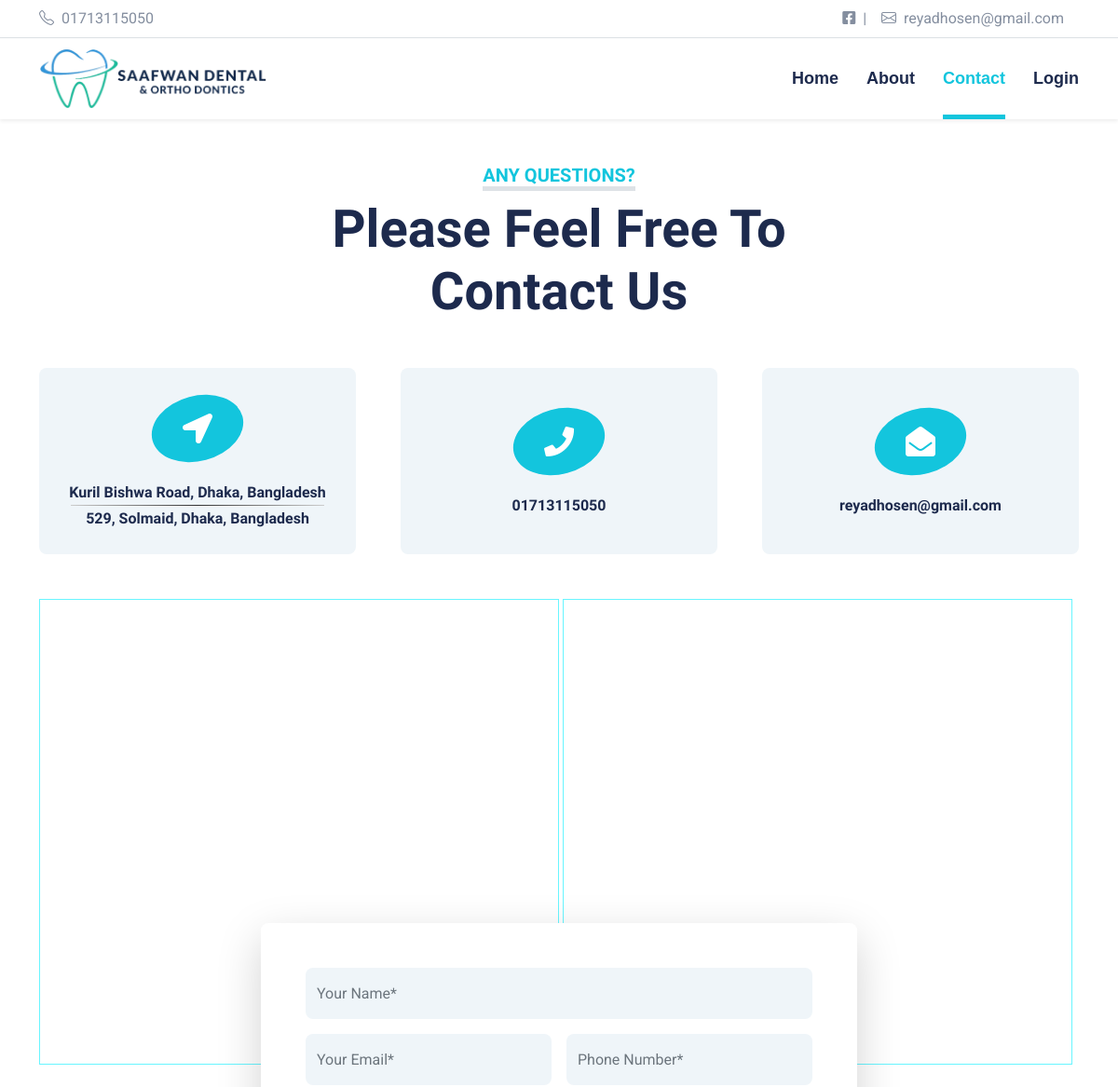
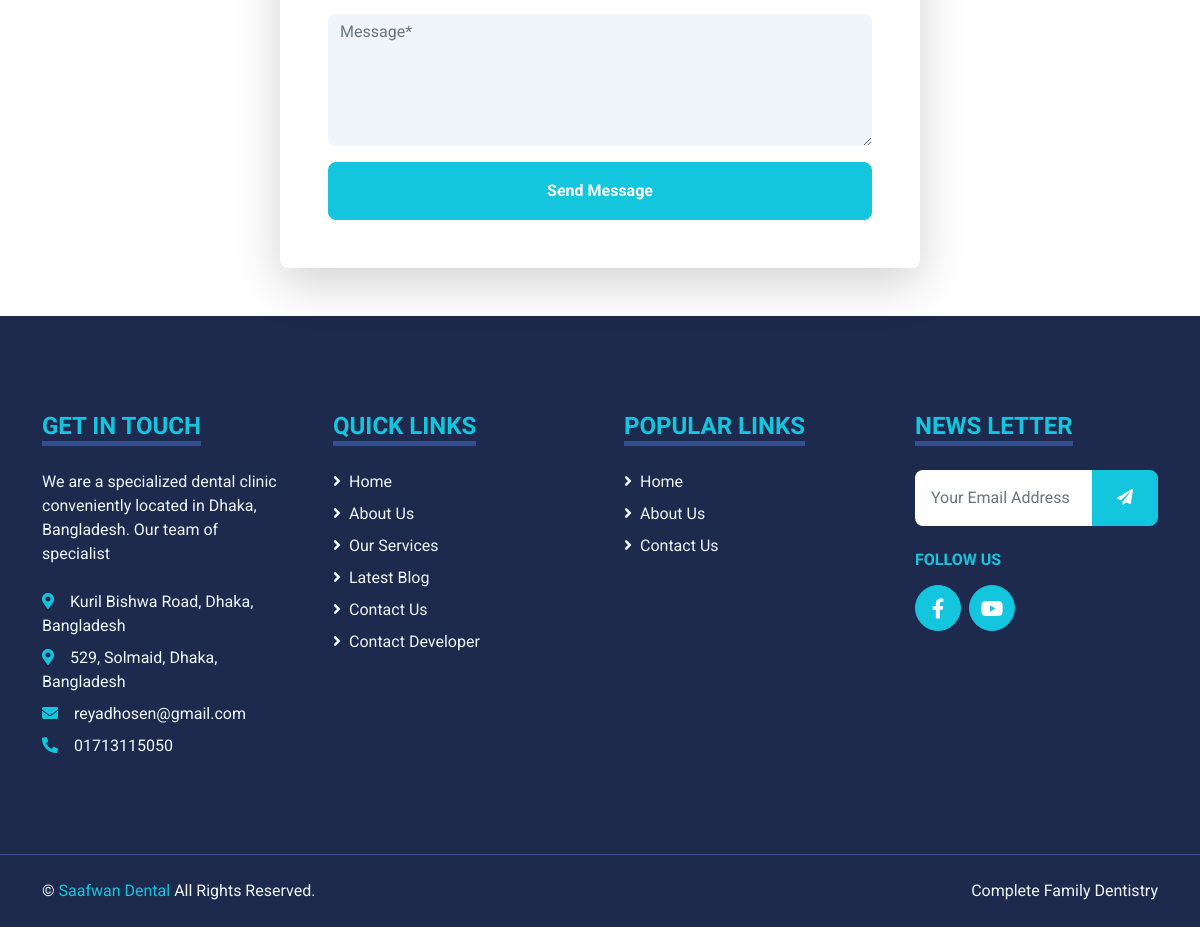
Before: /view/contact.php with the older database file (2 pictures, top to bottom).
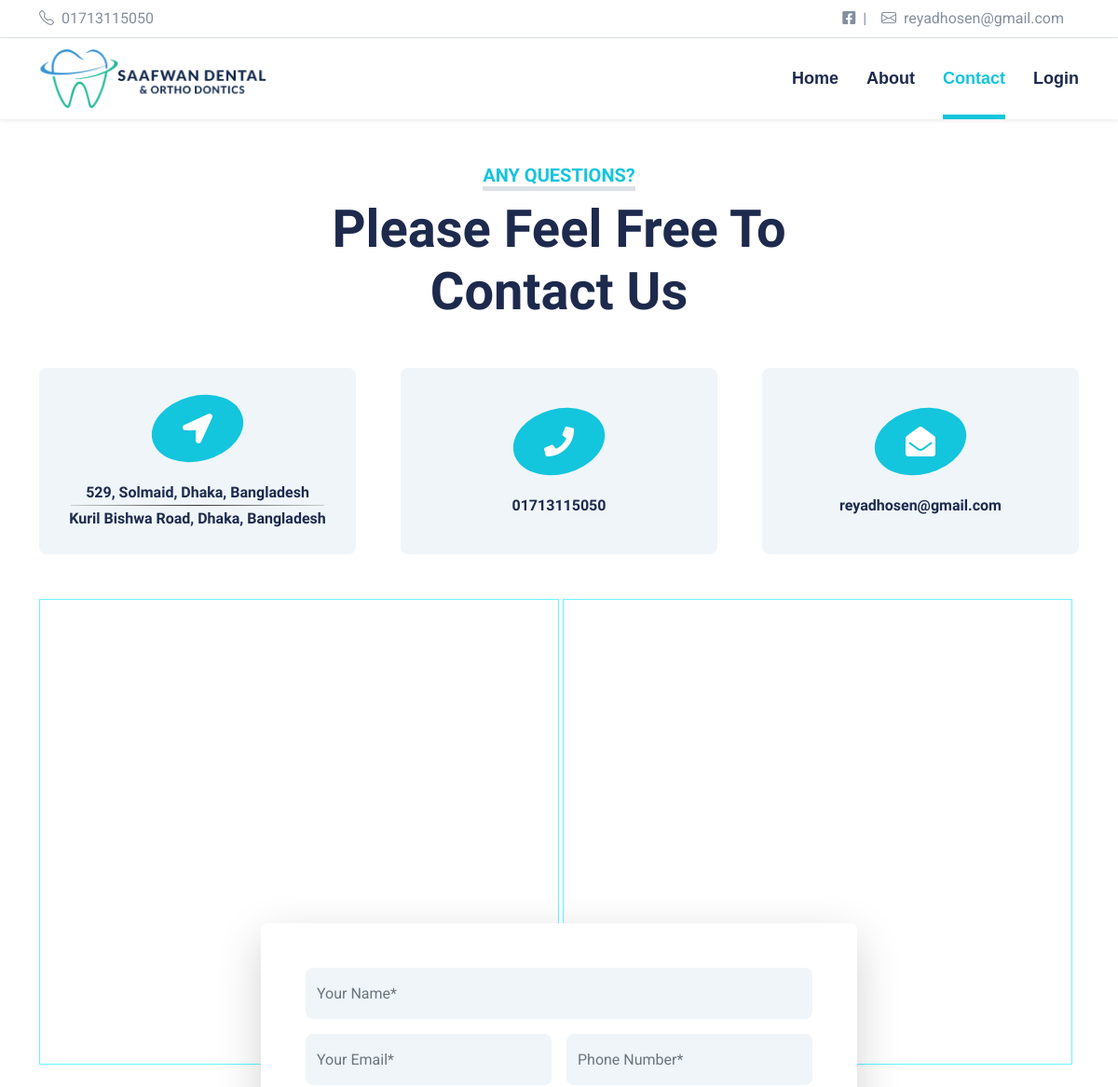
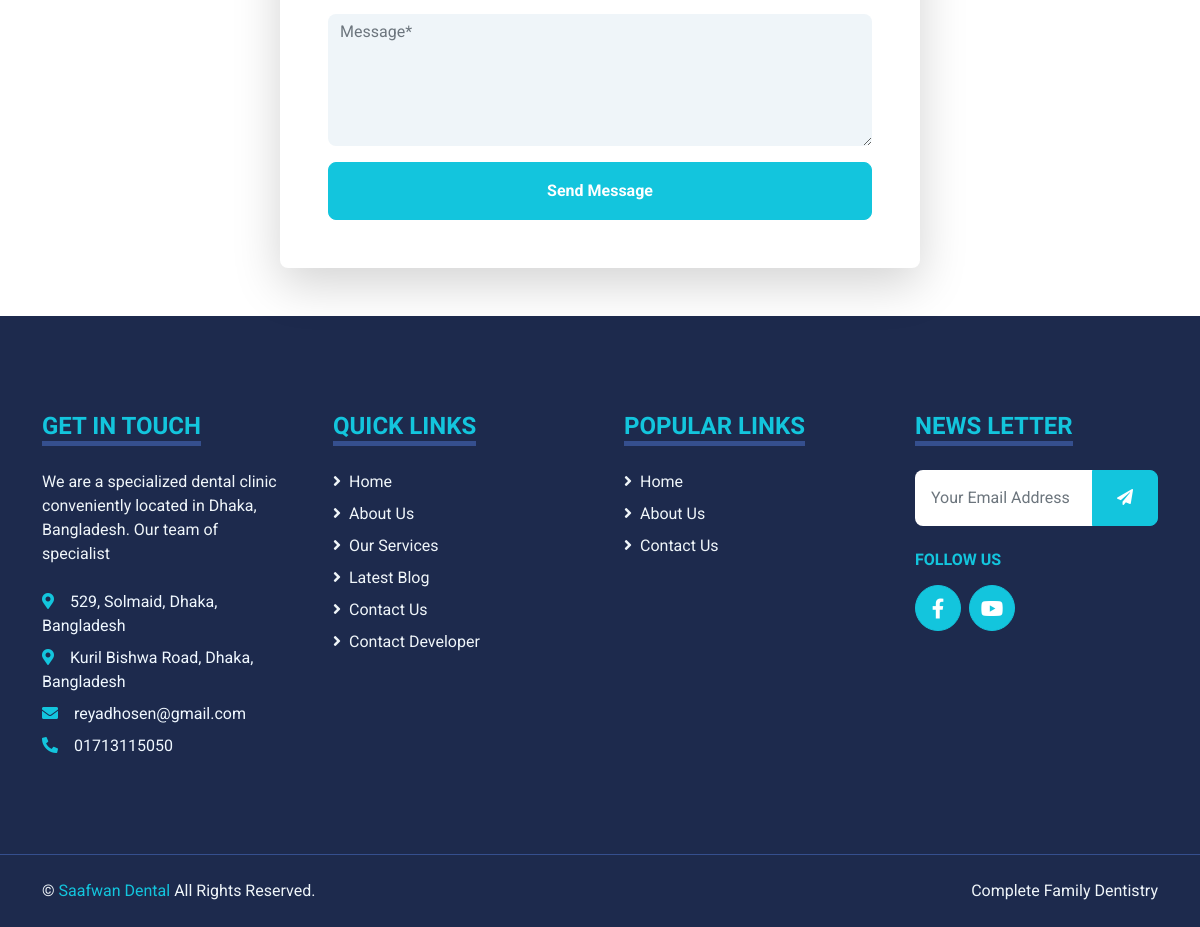
After: the same page with the newer database file (2 pictures, top to bottom).
### tables this page shows
CREATE TABLE `doctors` (
  `id` int(11) NOT NULL,
  `name` varchar(50) NOT NULL,
  `email` varchar(50) NOT NULL,
  `phone` varchar(20) NOT NULL,
  `password` varchar(20) NOT NULL,
  `created_at` date DEFAULT NULL,
  `deleted_at` date DEFAULT NULL,
  `chamber1` varchar(250) NOT NULL,
  `chamber2` varchar(250) DEFAULT NULL
);

### View/contact.php (the view, shortened to what this page needs)
<!DOCTYPE html>
<html lang="en">
<head>
    <link href="https://cdnjs.cloudflare.com/ajax/libs/font-awesome/5.15.0/css/all.min.css" rel="stylesheet">
    <link href="https://cdn.jsdelivr.net/npm/bootstrap-icons@1.4.1/font/bootstrap-icons.css" rel="stylesheet">
    <link href="../Assets/lib/owlcarousel/assets/owl.carousel.min.css" rel="stylesheet">
    <link href="../Assets/lib/tempusdominus/css/tempusdominus-bootstrap-4.min.css" rel="stylesheet" />
    <link href="../Assets/css/bootstrap.min.css" rel="stylesheet">
    <link href="../Assets/css/style.css" rel="stylesheet">
</head>
<body>
    <?php include("./components/header.php") ?>
    <div class="container-fluid sticky-top bg-white shadow-sm">
        <div class="container">
            <nav class="navbar navbar-expand-lg bg-white navbar-light py-3 py-lg-0">
                <a href="../" class="navbar-brand">
                    <img src="../Assets/img/saafwanLogo.png" alt="saafwan" width="250">
                </a>
                <div class="collapse navbar-collapse" id="navbarCollapse">
                    <div class="navbar-nav ms-auto py-0">
                        <a href="../" class="nav-item nav-link">Home</a>
                        <a href="about.php" class="nav-item nav-link">About</a>
                        <a href="contact.php" class="nav-item nav-link active">Contact</a>
                        <a href="login.php" class="nav-item nav-link">Login</a>
                    </div>
                </div>
            </nav>
        </div>
    </div>
    <div class="container-fluid pt-5">
        <div class="container">
            <div class="text-center mx-auto mb-5" style="max-width: 500px;">
                <h5 class="d-inline-block text-primary text-uppercase border-bottom border-5">Any Questions?</h5>
                <h1 class="display-4">Please Feel Free To Contact Us</h1>
            </div>
            <div class="row g-5 mb-5">
                <div class="col-lg-4">
                    <div class="bg-light rounded d-flex flex-column align-items-center justify-content-center text-center" style="height: 200px;">
                        <div class="d-flex align-items-center justify-content-center bg-primary rounded-circle mb-4" style="width: 100px; height: 70px; transform: rotate(-15deg);">
                            <i class="fa fa-2x fa-location-arrow text-white" style="transform: rotate(15deg);"></i>
                        </div>
                        <a href="https://goo.gl/maps/F2NVNdZatgLU3zuz6?coh=178571&entry=tt">
                            <h6 class="mb-0"><?php echo $doc["chamber1"] ?></h6>
                        </a>
                        <div class="my-1" style="border: 0; width: 80%; height: 1px;background: #333; background-image: linear-gradient(to right, #ccc, #333, #ccc);"></div>
                        <a href="https://goo.gl/maps/UNbvXS7gSgkVrHSc9?coh=178571&entry=tt">
                            <h6 class="mb-0"><?php echo $doc["chamber2"] ?></h6>
                        </a>
                    </div>
                </div>
                <div class="col-lg-4">
                    <a href="tel:<?php echo $doc["phone"] ?>">
                        <div class="bg-light rounded d-flex flex-column align-items-center justify-content-center text-center" style="height: 200px;">
                            <div class="d-flex align-items-center justify-content-center bg-primary rounded-circle mb-4" style="width: 100px; height: 70px; transform: rotate(-15deg);">
                                <i class="fa fa-2x fa-phone text-white" style="transform: rotate(15deg);"></i>
                            </div>
                            <h6 class="mb-0"><?php echo $doc["phone"] ?></h6>
                        </div>
                    </a>
                </div>
                <div class="col-lg-4">
                    <a href="mailto:<?php echo $doc["email"] ?>">
                        <div class="bg-light rounded d-flex flex-column align-items-center justify-content-center text-center" style="height: 200px;">
                            <div class="d-flex align-items-center justify-content-center bg-primary rounded-circle mb-4" style="width: 100px; height: 70px; transform: rotate(-15deg);">
                                <i class="fa fa-2x fa-envelope-open text-white" style="transform: rotate(15deg);"></i>
                            </div>
                            <h6 class="mb-0"><?php echo $doc["email"] ?></h6>
                        </div>
                    </a>
                </div>
            </div>
            <div class="row">
                <div class="col-12" style="height: 500px;" id="location-map">
                    <div class="position-relative h-100">
                        <iframe class="position-relative h-100" src="https://www.google.com/maps/embed?pb=!1m18!1m12!1m3!1d912.5262092333888!2d90.42075776961188!3d23.814870798664167!2m3!1f0!2f0!3f0!3m2!1i1024!2i768!4f13.1!3m3!1m2!1s0x3755c6520d69b317%3A0x8c0b407d9eb44919!2sSaafwan%20Dental%20and%20Ortho%20Dontics!5e0!3m2!1sen!2sbd!4v1685219112880!5m2!1sen!2sbd" frameborder="0" style="border:1px solid rgb(104, 245, 255); width:50%" allowfullscreen="" aria-hidden="false" tabindex="0"></iframe>
                        <iframe class="position-relative h-100" src="https://www.google.com/maps/embed?pb=!1m18!1m12!1m3!1d3650.270250965426!2d90.42859447575232!3d23.80898717863042!2m3!1f0!2f0!3f0!3m2!1i1024!2i768!4f13.1!3m3!1m2!1s0x3755c77c70a7d73f%3A0x13b6c94f7409f500!2sSaafwan%20Dental!5e0!3m2!1sen!2sbd!4v1685219171586!5m2!1sen!2sbd" frameborder="0" style="border:1px solid rgb(104, 245, 255); width:49%" allowfullscreen="" aria-hidden="false" tabindex="0"></iframe>
                    </div>
                </div>
            </div>
            <div class="row justify-content-center position-relative" style=" z-index: 1;" id="send-msg">
                <div class="col-lg-8">
                    <div class="bg-white shadow-lg rounded p-5 m-5 mb-0">
                        <form action="../Controller/anonymous/contactController.php" method="POST">
                            <div class="row g-3">
                                <div class="col-12 col-sm-12">
                                    <input type="text" class="form-control bg-light border-0" name="name" placeholder="Your Name*" style="height: 55px;" required>
                                </div>
                                <div class="col-12 col-sm-6">
                                    <input type="email" class="form-control bg-light border-0" name="email" placeholder="Your Email*" style="height: 55px;" required>
                                </div>
                                <div class="col-12 col-sm-6">
                                    <input type="text" class="form-control bg-light border-0" name="phone" placeholder="Phone Number*" style="height: 55px;" required>
                                </div>
                                <div class="col-12">
                                    <textarea class="form-control bg-light border-0" name="message" rows="5" placeholder="Message*" required></textarea>
                                </div>
                                <div class="col-12">
                                    <button class="btn btn-primary w-100 py-3" type="submit">Send Message</button>
                                </div>
                            </div>
                        </form>
                    </div>
                </div>
            </div>
        </div>
    </div>
    <?php include('./components/footer.php') ?>
</body>
</html>

### View/components/header.php (shortened to what this page needs)
<?php
$db = connect();
$sql = "SELECT * FROM doctors where id = 1";
$doc = $db->query($sql)->fetch_assoc();
?>
<div class="container-fluid py-2 border-bottom d-none d-lg-block">
    <div class="container">
        <div class="row">
            <div class="col-md-6 text-center text-lg-start mb-2 mb-lg-0">
                <div class="d-inline-flex align-items-center">
                    <a class="text-decoration-none text-body pe-3" href="tel:<?php echo $doc["phone"] ?>"><i class="bi bi-telephone me-2"></i><?php echo $doc["phone"] ?></a>
                </div>
            </div>
            <div class="col-md-6 text-center text-lg-end">
                <div class="d-inline-flex align-items-center">
                    <a class="text-body px-2" href="https://www.facebook.com/SaafwanDentalClinic">
                        <i class="fab fa-facebook-square"></i>
                    </a>
                    <span class="text-body">|</span>
                    <a class="text-decoration-none text-body px-3" href="mailto:<?php echo $doc["email"] ?>"><i class="bi bi-envelope me-2"></i><?php echo $doc["email"] ?></a>
                </div>
            </div>
        </div>
    </div>
</div>

### View/components/footer.php (shortened to what this page needs)
<div class="container-fluid bg-dark text-light mt-5 py-5">
    <div class="container py-5">
        <div class="row g-5">
            <div class="col-lg-3 col-md-6">
                <h4 class="d-inline-block text-primary text-uppercase border-bottom border-5 border-secondary mb-4">Get In Touch</h4>
                <p class="mb-4">We are a specialized dental clinic conveniently located in Dhaka, Bangladesh. Our team of specialist</p>
                <p class="mb-2">
                    <a href="https://goo.gl/maps/F2NVNdZatgLU3zuz6?coh=178571&entry=tt" style="color: aliceblue;"><i class="fa fa-map-marker-alt text-primary me-3"></i><?php echo $doc["chamber1"] ?></a>
                </p>
                <p class="mb-2">
                    <a href="https://goo.gl/maps/UNbvXS7gSgkVrHSc9?coh=178571&entry=tt" style="color: aliceblue;"><i class="fa fa-map-marker-alt text-primary me-3"></i><?php echo $doc["chamber2"] ?></a>
                </p>
                <p class="mb-2"><a href="mailto:<?php echo $doc["email"] ?>" style="color: aliceblue;"><i class="fa fa-envelope text-primary me-3"></i><?php echo $doc["email"] ?></a></p>
                <p class="mb-0"><a href="tel:<?php echo $doc["phone"] ?>" style="color: aliceblue;"><i class="fa fa-phone-alt text-primary me-3"></i><?php echo $doc["phone"] ?></a></p>
            </div>
            <div class="col-lg-3 col-md-6">
                <h4 class="d-inline-block text-primary text-uppercase border-bottom border-5 border-secondary mb-4">Quick Links</h4>
                <div class="d-flex flex-column justify-content-start">
                    <a class="text-light mb-2" href="../"><i class="fa fa-angle-right me-2"></i>Home</a>
                    <a class="text-light mb-2" href="about.php"><i class="fa fa-angle-right me-2"></i>About Us</a>
                    <a class="text-light mb-2" href="../#service"><i class="fa fa-angle-right me-2"></i>Our Services</a>
                    <a class="text-light mb-2" href="../#blog"><i class="fa fa-angle-right me-2"></i>Latest Blog</a>
                    <a class="text-light mb-2" href="contact.php"><i class="fa fa-angle-right me-2"></i>Contact Us</a>
                    <a class="text-light" href="http://reyad.ezyro.com/" target="_blank"><i class="fa fa-angle-right me-2"></i>Contact Developer</a>
                </div>
            </div>
            <div class="col-lg-3 col-md-6">
                <h4 class="d-inline-block text-primary text-uppercase border-bottom border-5 border-secondary mb-4">Popular Links</h4>
                <div class="d-flex flex-column justify-content-start">
                    <a class="text-light mb-2" href="../"><i class="fa fa-angle-right me-2"></i>Home</a>
                    <a class="text-light mb-2" href="about.php"><i class="fa fa-angle-right me-2"></i>About Us</a>
                    <a class="text-light" href="contact.php"><i class="fa fa-angle-right me-2"></i>Contact Us</a>
                </div>
            </div>
            <div class="col-lg-3 col-md-6">
                <h4 class="d-inline-block text-primary text-uppercase border-bottom border-5 border-secondary mb-4">News letter</h4>
                <form action="../Controller/anonymous/anonymousEmailController.php" method="POST">
                    <div class="input-group">
                        <input type="email" class="form-control p-3 border-0" name="email" placeholder="Your Email Address" required>
                        <button class="btn btn-primary px-4" type="submit"><i class="fas fa-paper-plane"></i></button>
                    </div>
                </form>
                <h6 class="text-primary text-uppercase mt-4 mb-3">Follow Us</h6>
                <div class="d-flex">
                    <a class="btn btn-lg btn-primary btn-lg-square rounded-circle me-2" href="https://www.facebook.com/SaafwanDentalClinic"><i class="fab fa-facebook-f"></i></a>
                    <a class="btn btn-lg btn-primary btn-lg-square rounded-circle" href="https://www.youtube.com/@saafwandental8071"><i class="fab fa-youtube"></i></a>
                </div>
            </div>
        </div>
    </div>
</div>
<div class="container-fluid bg-dark text-light border-top border-secondary py-4">
    <div class="container">
        <div class="row g-5">
            <div class="col-md-6 text-center text-md-start">
                <p class="mb-md-0">&copy; <a class="text-primary" href="#">Saafwan Dental</a> All Rights Reserved.</p>
            </div>
            <div class="col-md-6 text-center text-md-end">
                <p class="mb-0">Complete Family Dentistry</p>
            </div>
        </div>
    </div>
</div>

### Assets/css/style.css (style rules this page uses)
:root { --primary: #13C5DD; --secondary: #354F8E; --light: #EFF5F9; --dark: #1D2A4D; }
.btn { font-weight: 700; transition: .5s; }
.btn-primary { color: #FFFFFF; }
.btn-lg-square { width: 46px; height: 46px; }
.btn-square, .btn-sm-square, .btn-lg-square { padding-left: 0; padding-right: 0; text-align: center; }
.navbar-light .navbar-nav .nav-link { font-family: 'Jost', sans-serif; position: relative; margin-left: 30px; padding: 30px 0; font-size: 18px; font-weight: 700; color: var(--dark); outline: none; transition: .5s; }
.navbar-light .navbar-nav .nav-link:hover, .navbar-light .navbar-nav .nav-link.active { color: var(--primary); }
@media (min-width: 992px) { .navbar-light .navbar-nav .nav-link::before { position: absolute; content: ""; width: 0; height: 5px; bottom: 0; left: 50%; background: var(--primary); transition: .5s; } }
@media (min-width: 992px) { .navbar-light .navbar-nav .nav-link:hover::before, .navbar-light .navbar-nav .nav-link.active::before { width: 100%; left: 0; } }
@media (min-width: 992px) { #send-msg { margin-top: -200px; } }

Changed rows visible on the page:
changed doctors "reyadhosen@gmail.com": chamber1 "Kuril Bishwa Road, Dhaka, Bangladesh" → "529, Solmaid, Dhaka, Bangladesh"; chamber2 "529, Solmaid, Dhaka, Bangladesh" → "Kuril Bishwa Road, Dhaka, Bangladesh"
